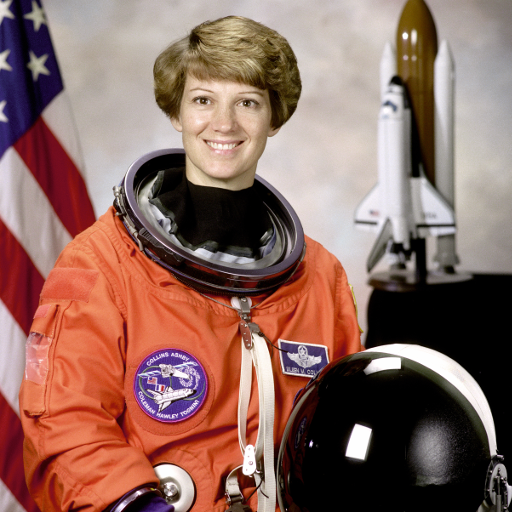
#> input picture Assets/test-images/astronaut.png, 512 x 512 px; its folder holds 4 pictures in this run
$ python 02_brightness_doc_figures.py ../../Assets/test-images/coffee.png
#> lines starting #> are read from the running program, lines starting #| are printed output that depends on the picture
"""重新生成 intensity-and-grayscale.md 里那 2 张「从彩色取亮度」的配图。

为什么单独有这么个脚本:
    这两张图原先画完就扔进 Assets/results/ 了,仓库里没有代码能重新生成。
    配图和数字一样属于结论,结论就该有出处 —— 换机器、换版本、想改参数时
    不至于只能从头重画。

生成 2 张(全部写到 Assets/results/):
    rgb-to-gray-weighting.png   简单平均 vs 人眼加权:六个纯色块 + 一张真实照片
    brightness-definitions.png  同一张图,六种「亮度」定义,结果差多少

顺带在命令行打印那两张图里的所有数字,方便直接对文档。

用法:
    .venv/bin/python Ch06_Color_Processing/02_brightness_doc_figures.py [--show]

注意:本脚本会覆盖上述 2 个文件,文档正文引用的就是它们。
"""

import sys
from pathlib import Path

import cv2
import matplotlib

if "--show" not in sys.argv:
    matplotlib.use("Agg")  # 无窗口环境只保存文件
import matplotlib.pyplot as plt
import numpy as np
import numpy.typing as npt

REPO = Path(__file__).resolve().parents[2]
OUT = REPO / "Assets" / "results"
matplotlib.rcParams["font.family"] = ["Heiti TC", "Arial Unicode MS", "sans-serif"]
matplotlib.rcParams["axes.unicode_minus"] = False

# 六个纯色块,按 (名字, R, G, B) 给。选纯色是因为加权与平均的差别在这里最极端:
# 纯绿和纯蓝的简单平均都是 85,加权后一个 150 一个 29,差出 121 个灰阶。
SWATCHES = [
    ("红", 255, 0, 0), ("绿", 0, 255, 0), ("蓝", 0, 0, 255),
    ("黄", 255, 255, 0), ("青", 0, 255, 255), ("品红", 255, 0, 255),
]


def rgb_block(r: int, g: int, b: int, size: int = 160) -> npt.NDArray[np.uint8]:
    return np.full((size, size, 3), (r, g, b), dtype=np.uint8)


def mean_gray(rgb: npt.NDArray[np.uint8]) -> npt.NDArray[np.uint8]:
    """简单平均 (R+G+B)/3 —— 直觉上合理,但不符合人眼。"""
    return np.clip(np.rint(rgb.astype(np.float64).mean(axis=2)), 0, 255).astype(np.uint8)


def luma_601(rgb: npt.NDArray[np.uint8]) -> npt.NDArray[np.uint8]:
    """Rec.601 luma:0.299R + 0.587G + 0.114B。绿的权重是蓝的 5 倍多。"""
    f = rgb.astype(np.float64)
    y = 0.299 * f[..., 0] + 0.587 * f[..., 1] + 0.114 * f[..., 2]
    return np.clip(np.rint(y), 0, 255).astype(np.uint8)


def luma_709(rgb: npt.NDArray[np.uint8]) -> npt.NDArray[np.uint8]:
    """Rec.709 luma:高清/sRGB 用的那套系数,绿更重、红更轻。"""
    f = rgb.astype(np.float64)
    y = 0.2126 * f[..., 0] + 0.7152 * f[..., 1] + 0.0722 * f[..., 2]
    return np.clip(np.rint(y), 0, 255).astype(np.uint8)


def load_rgb(name: str) -> npt.NDArray[np.uint8]:
#> called with name = 'astronaut.png'
    bgr = cv2.imread(str(REPO / "Assets" / "test-images" / name))
#> bgr is the input picture: shape (512, 512, 3); mean B, G, R 96.5, 105.8, 141.6
    if bgr is None:
        raise SystemExit(f"读图失败: {name}")
    return np.asarray(cv2.cvtColor(bgr, cv2.COLOR_BGR2RGB), dtype=np.uint8)


def fig_weighting() -> None:
    """图一:同样是「转灰度」,简单平均和人眼加权能差出 121 个灰阶。"""
    photo = load_rgb("astronaut.png")
    cols = len(SWATCHES) + 1
    fig, axes = plt.subplots(3, cols, figsize=(17.5, 7.6))

    rows = [
        ("原始 RGB", lambda x: x, None),
        ("简单平均 (R+G+B)/3", mean_gray, "gray"),
        ("加权 0.299R+0.587G+0.114B", luma_601, "gray"),
    ]
    print("六个纯色块的灰度值:")
    print(f"  {'颜色':<6s}{'简单平均':>10s}{'Rec.601 加权':>14s}{'差':>7s}")
    for col, (name, r, g, b) in enumerate([*SWATCHES, ("真实照片", -1, -1, -1)]):
        src = photo if r < 0 else rgb_block(r, g, b)
        for row, (label, fn, cmap) in enumerate(rows):
            ax = axes[row, col]
            out = fn(src)
            ax.imshow(out, cmap=cmap, vmin=0 if cmap else None, vmax=255 if cmap else None)
            ax.set_xticks([]); ax.set_yticks([])
            for spine in ax.spines.values():
                spine.set_visible(False)
            if col == 0:
                ax.set_ylabel(label, fontsize=9)
            if row == 0:
                ax.set_title(name if r < 0 else f"{name}\n({r},{g},{b})", fontsize=9)
            elif r >= 0:
                # 纯色块的灰度是一个数,直接标在图下面,省得去猜
                ax.set_xlabel(str(int(out[0, 0])), fontsize=9)
        if r >= 0:
            m, y = int(mean_gray(src)[0, 0]), int(luma_601(src)[0, 0])
            print(f"  {name:<6s}{m:>10d}{y:>14d}{y - m:>+7d}")
#> this loop made 7 passes
#> (m, y) on passes 1 to 6: (85, 76), (85, 150), (85, 29), (170, 226), (170, 179), (170, 105)
#|   红             85            76     -9
#|   绿             85           150    +65
#|   蓝             85            29    -56
#|   黄            170           226    +56
#|   青            170           179     +9
#|   品红           170           105    -65
#> pass 1, in fig_weighting, `src = photo if r < 0 else rgb_block(r, g, b)`:
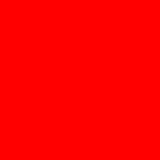
#> src: shape (160, 160, 3); mean R, G, B 255, 0, 0
#> pass 2, in fig_weighting, `src = photo if r < 0 else rgb_block(r, g, b)`:
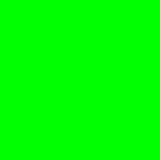
#> src: shape (160, 160, 3); mean R, G, B 0, 255, 0

    fig.suptitle("RGB → 灰度:简单平均 vs 按人眼感知加权", fontsize=13)
    fig.tight_layout(rect=(0.0, 0.0, 1.0, 0.94))
    fig.savefig(OUT / "rgb-to-gray-weighting.png", dpi=110)
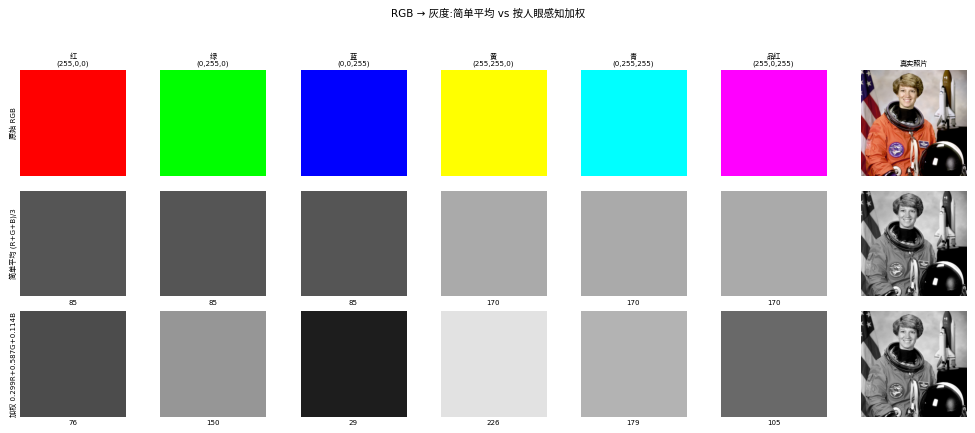
#> figure drawn by matplotlib, 21 panels


def fig_definitions() -> None:
    """图二:同一张图,六种「亮度」定义 —— 名字都叫亮度,数值差别不小。"""
    rgb = load_rgb("astronaut.png")
    f = rgb.astype(np.float64)
    y601 = luma_601(rgb)
#> in luma_601 (call 14), `y = 0.299 * f[..., 0] + 0.587 * f[..., 1] + 0.114 * f[..., 2]`:
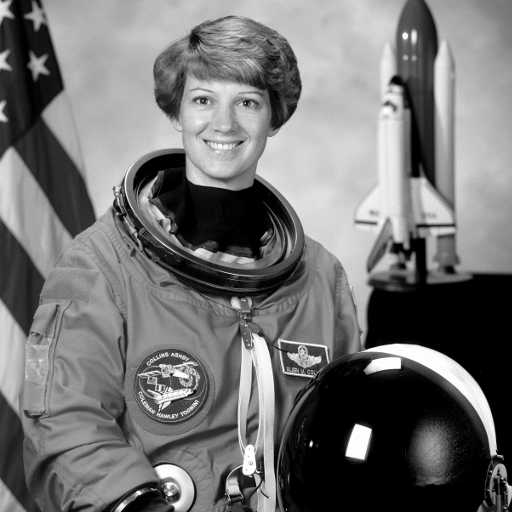
#> y: shape (512, 512) float64; min 0, max 255, mean 115.4

    hsv = cv2.cvtColor(rgb, cv2.COLOR_RGB2HSV)
#> hsv: shape (512, 512, 3); mean H, S, V 38.9, 90.9, 143
    lab = cv2.cvtColor(rgb, cv2.COLOR_RGB2LAB)
#> lab: shape (512, 512, 3); mean of channels 0, 1, 2 121.8, 141.6, 140
    # HLS 的 L 直接按定义算 (max+min)/2,不走 cv2.cvtColor:
    # cv2 内部有自己的取整路径,结果会差 0.06 个灰阶,和标题上写的公式对不上。
    hls_l = np.clip(np.rint((f.max(axis=2) + f.min(axis=2)) / 2), 0, 255).astype(np.uint8)
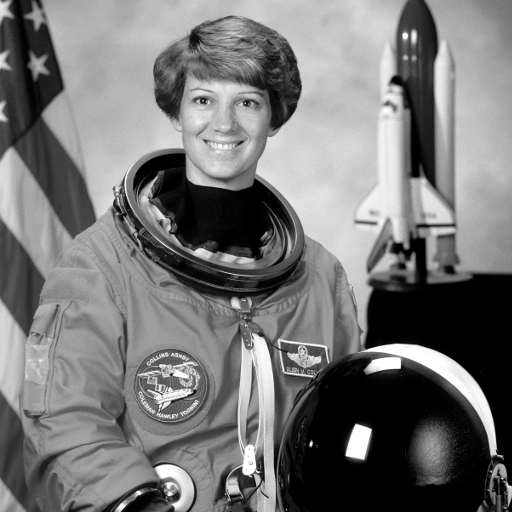
#> hls_l: shape (512, 512); min 0, max 255, mean 118.1
    cases = [
        ("Y (BT.601 luma)\n0.299R+0.587G+0.114B", y601),
        ("Y (BT.709 luma)\n0.2126R+0.7152G+0.0722B", luma_709(rgb)),
        ("V (HSV)\nmax(R,G,B)", np.asarray(hsv[:, :, 2], dtype=np.uint8)),
        ("L (HLS)\n(max+min)/2", hls_l),
        ("L* (Lab)\n感知均匀,OpenCV 已归一到 0~255",
         np.asarray(lab[:, :, 0], dtype=np.uint8)),
        ("平均 (R+G+B)/3\n⚠️ 不要用",
         np.clip(np.rint(f.mean(axis=2)), 0, 255).astype(np.uint8)),
    ]

    # 4 列 × 2 行:第一格放原图,剩下 6 格放六种定义,最后一格空着
    fig, axes = plt.subplots(2, 4, figsize=(15.5, 8.6))
    axes.flat[0].imshow(rgb)
    axes.flat[0].set_title("原图 RGB", fontsize=10)
    axes.flat[0].axis("off")

    print("\n六种「亮度」定义与 Y601 的平均差:")
    ref = y601.astype(np.float64)
    for i, (title, img) in enumerate(cases, start=1):
        d = float(np.abs(img.astype(np.float64) - ref).mean())
        ax = axes.flat[i]
        ax.imshow(img, cmap="gray", vmin=0, vmax=255)
        ax.set_title(f"{title}\n与 Y601 平均差 {d:.1f}", fontsize=9)
        ax.axis("off")
        print(f"  {title.splitlines()[0]:<24s}{d:>6.1f}")
#> this loop made 6 passes
#> d on passes 1 to 6: 0, 2.75, 27.58, 4.79, 6.78, 2.73
#|   Y (BT.601 luma)            0.0
#|   Y (BT.709 luma)            2.7
#|   V (HSV)                   27.6
#|   L (HLS)                    4.8
#|   L* (Lab)                   6.8
#|   平均 (R+G+B)/3               2.7
    axes.flat[7].axis("off")   # 第 8 格没内容,关掉免得留个空坐标框

    fig.suptitle("同一张图,六种「亮度」定义 —— 结果差别不小", fontsize=13)
    # 两行标题都是 3 行文字,留足行间距,否则第二行标题会压住第一行的图
    fig.tight_layout(rect=(0.0, 0.0, 1.0, 0.93), h_pad=3.2)
    fig.savefig(OUT / "brightness-definitions.png", dpi=110)
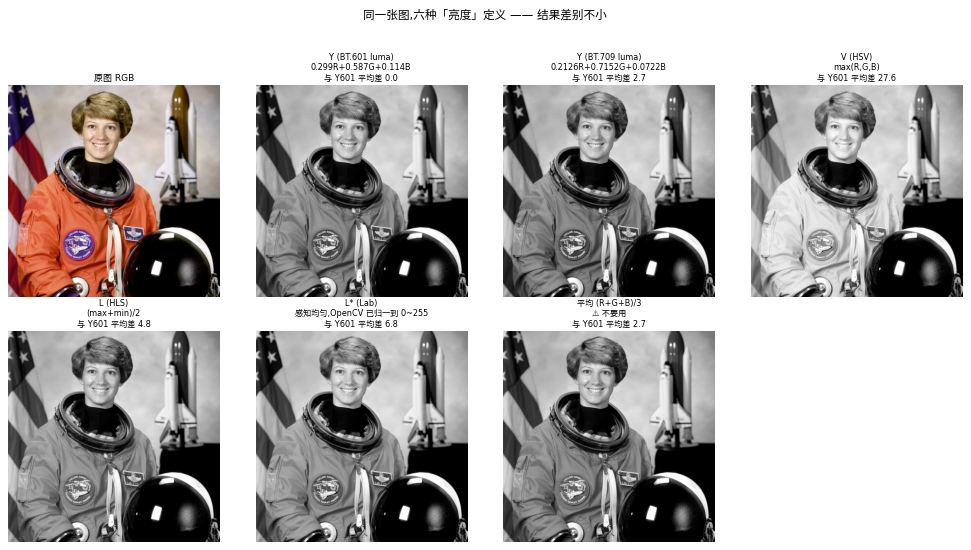
#> figure drawn by matplotlib, 7 panels


def main() -> None:
    OUT.mkdir(parents=True, exist_ok=True)
    fig_weighting()
    fig_definitions()
    print("\n已重新生成 2 张配图:")
    for name in ("rgb-to-gray-weighting.png", "brightness-definitions.png"):
        print(f"  {(OUT / name).relative_to(REPO)}")
    if "--show" in sys.argv:
        plt.show()


if __name__ == "__main__":
    main()
